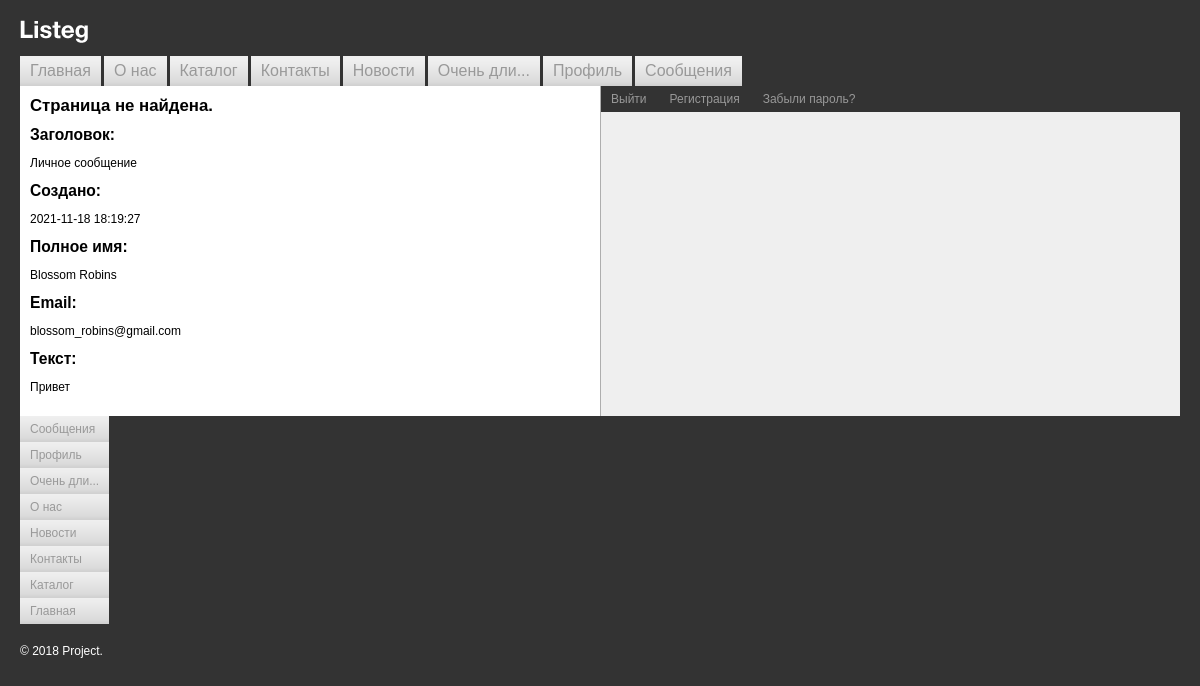
/posts/details.php?id=1 (signed in), run on the app's committed database.
### tables this page shows
CREATE TABLE `messages` (
  `id` int NOT NULL AUTO_INCREMENT,
  `header` varchar(255) NOT NULL,
  `text` text NOT NULL,
  `created_at` timestamp NOT NULL DEFAULT CURRENT_TIMESTAMP,
  `user_sender_id` int DEFAULT NULL,
  `user_receiver_id` int DEFAULT NULL,
  `readed` tinyint(1) DEFAULT '0',
  `section_id` int DEFAULT NULL,
  PRIMARY KEY (`id`),
  KEY `user_receiver_id` (`user_receiver_id`),
  KEY `user_sender_id` (`user_sender_id`),
  KEY `section_id` (`section_id`),
  CONSTRAINT `section_id` FOREIGN KEY (`section_id`) REFERENCES `sections` (`id`),
  CONSTRAINT `user_receiver_id` FOREIGN KEY (`user_receiver_id`) REFERENCES `users` (`id`),
  CONSTRAINT `user_sender_id` FOREIGN KEY (`user_sender_id`) REFERENCES `users` (`id`)
);

CREATE TABLE `users` (
  `id` int NOT NULL AUTO_INCREMENT,
  `active` tinyint(1) DEFAULT '0',
  `full_name` varchar(255) NOT NULL,
  `email` varchar(255) DEFAULT NULL,
  `phone` varchar(255) DEFAULT NULL,
  `password` varchar(255) DEFAULT NULL,
  `receive_letter` tinyint(1) DEFAULT '1',
  PRIMARY KEY (`id`)
);

### helpers/database.php (called while the page is built, shortened)
<?php
function connect()
{
    static $dbh = null;
    if (!$dbh) {
        $dbh = new PDO('mysql:host=localhost;dbname=php_db', 'root', '');
    }
    return $dbh;
}
function getMessage()
{
    $dbh = connect();
    $sth = $dbh->prepare('SELECT m.header, m.created_at, u.full_name, u.email, m.text FROM users AS u INNER JOIN messages AS m ON u.id = m.user_receiver_id WHERE m.id = :id');
    $sth->execute(array(':id' => $_GET['id']));
    $message = $sth->fetchAll()[0];
    require $_SERVER['DOCUMENT_ROOT'] . "/templates/message.php";
}

### posts/index.php (called while the page is built)
<?php
require $_SERVER['DOCUMENT_ROOT'] . "/templates/header.php";
require $_SERVER['DOCUMENT_ROOT'] . "/templates/main.php";
require $_SERVER['DOCUMENT_ROOT'] . "/templates/footer.php";

### templates/message.php (the view)
<h2>Заголовок:</h2>
<p><?= $message['header'] ?></p>
<h2>Создано:</h2>
<p><?= $message['created_at'] ?></p>
<h2>Полное имя:</h2>
<p><?= $message['full_name'] ?></p>
<h2>Email:</h2>
<p><?= $message['email'] ?></p>
<h2>Текст:</h2>
<p><?= $message['text'] ?></p>

### styles.css (style rules this page uses)
body { background: #333333; padding: 20px; margin: 0; color: #000000; font-family: Arial, Helvetica, sans-serif; font-size: 12px; }
.left-collum-index h2 { font-size: 1.3em; color: #000000; margin: 0 0 10px 0; }

### data on the page
messages: header "Личное сообщение", created_at "2021-11-18 18:19:27", user_receiver.full_name "Blossom Robins", user_receiver.email "blossom_robins@gmail.com", text "Привет"

### other printed values
cutString($element['title']) "Главная"
cutString($element['title']) "О нас"
cutString($element['title']) "Каталог"
cutString($element['title']) "Контакты"
cutString($element['title']) "Новости"
cutString($element['title']) "Очень дли..."
cutString($element['title']) "Профиль"
cutString($element['title']) "Сообщения"
getTitle($menuList, parse_url($_SERVER['REQUEST_URI'], PHP_URL_PATH)) "Страница не найдена."
